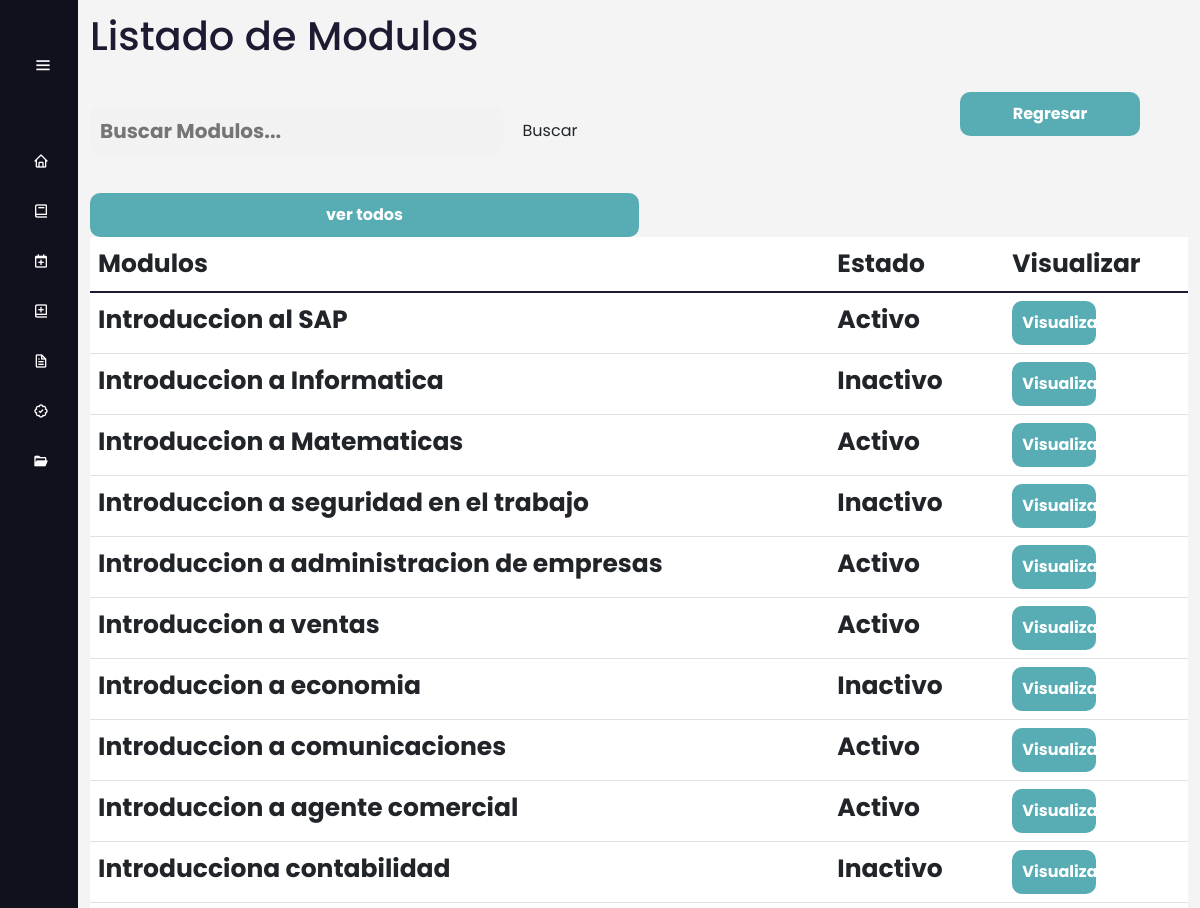
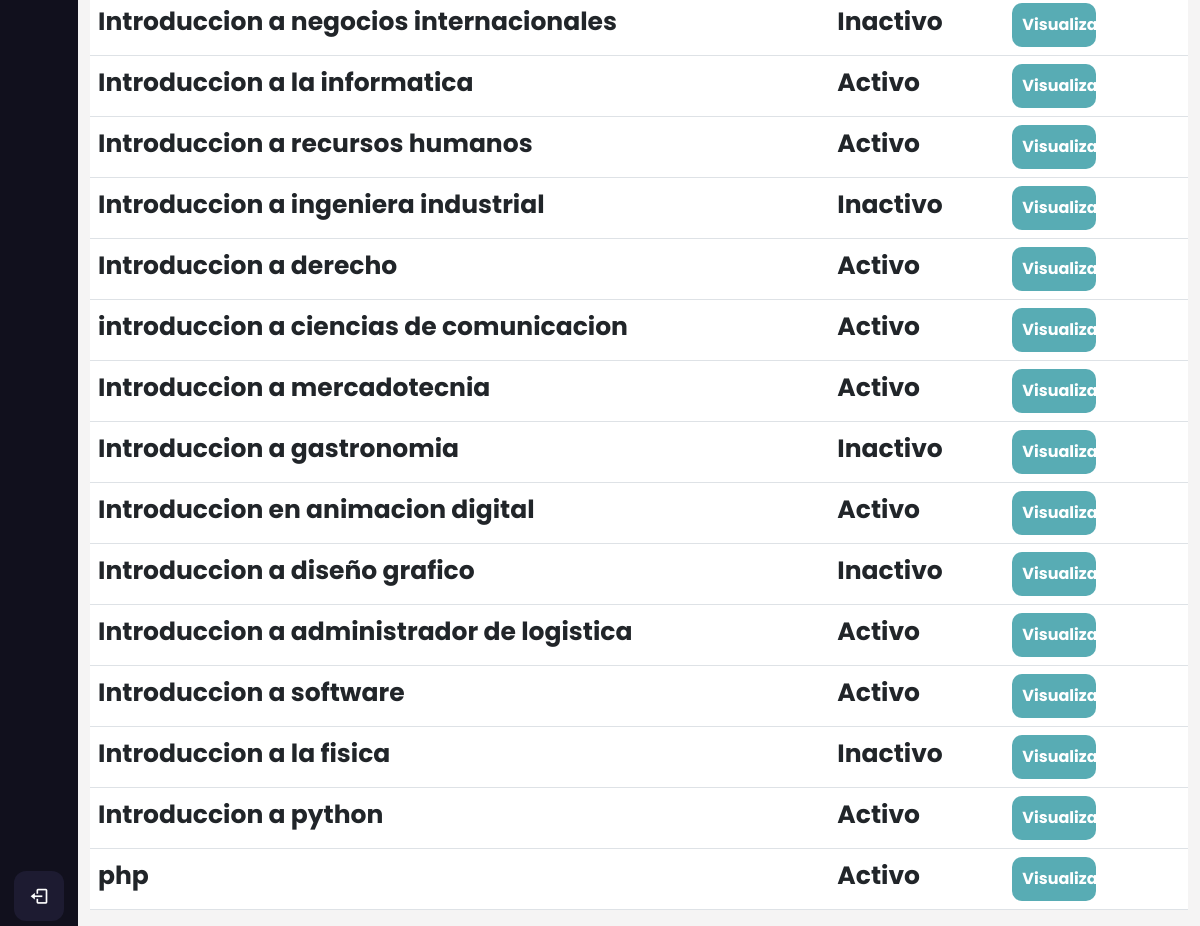
Page /cursos/filtrar_modulos/ on the committed database (2 pictures, top to bottom).
### AppCursos/models.py (models this page shows, shortened)
class Modulos(models.Model):
     nombre_modulo=models.CharField(max_length=100)
     estado_modulo= models.BooleanField(default=False)
     orden_modulo = models.IntegerField(blank=True, null=True)
     id_curso= models.ForeignKey(Cursos, on_delete=models.CASCADE,null=False)
     class Meta:
          verbose_name_plural = 'Modulos'

### AppCursos/views.py (the view)
# urls.py: path('filtrar_modulos/',views.filtrar_modulos,name="filtrar_modulos"),
def filtrar_modulos(request):
    filtro_m = Modulos.objects.filter(nombre_modulo__contains=request.GET.get('search',''))
    context = {'filtro_m':filtro_m}
    return render(request, 'Modulos/listar_modulos.html', {'listarm': filtro_m})

### Templates/Modulos/listar_modulos.html
{% extends 'Layout/Base.html' %}
{% load static %}
{% block content %}
<link rel="stylesheet" href="{% static 'Css/Curso.css' %}">
<div class="home_content">
    <div class="text">
        <h1> Listado de Modulos </h1>
        <br>
        <form class="search" action="{% url 'filtrar_modulos' %}" method="GET">
            <input type="text" class="search-bar" name="search" placeholder="Buscar Modulos...">
            <input type="submit" class="btn search-btn" value="Buscar">
        </form>
        <br>
        <a href="{% url 'listar_modulos' %}">
            <button>
            ver todos
            </button>
        </a>
        <div class="table-responsive">
            <table class="table table-hover " id="tablam">
                <thead>
                    <tr>
                        <th scope="col">Modulos</th>
                        <th scope="col">Estado</th>
                        <th scope="col"></th>
                        <th scope="col">Visualizar</th>
                    </tr>
                </thead>
                <tbody class="table-group-divider">
                    {% for modulos in listarm %}
                    <tr>
                        <th scope="row">{{modulos.nombre_modulo}}</th>
                        {% if modulos.estado_modulo %}
                        <th scope="row">Activo</th>
                        {% else %}
                        <th scope="row">Inactivo</th>
                        {% endif %}
                        <th scope="row">{{modulos.duracion_modulos_admin}}</th>
                        <td>
                            <a href="{% url 'ver_modulos' modulos.id %}">
                                <button class="back3">Visualizar</button>
                            </a>
                        </td>
                    </tr>
                </tbody>
                {% endfor %}
            </table>
        </div>
    </div>
</div>
<a href="{% url 'modulos' %}" id="back2">
    <div>
        <button class="back">Regresar</button>
    </div>
</a>
{% endblock %}

### static/Css/Estilo.css (style rules this page uses)
* { margin: 0; padding: 0; box-sizing: border-box; font-family: "Poppins", sans-serif; }
body { position: relative; min-height: 100vh; width: 100%; overflow: hidden; }

### static/Css/Curso.css (style rules this page uses)
body { margin: 0; padding: 0; box-sizing: border-box; background-color: #f2f0f0b4; overflow-y: scroll; }
.home_content { position: absolute; height: 100%; width: calc(100% - 78px); left: 78px; transition: all 0.5s ease; }
.home_content .text { font-size: 25px; font-weight: 500; color: #1d1b31; margin: 12px; }
button { width: 50%; padding: 10px; border: none; border-radius: 10px; background-color: #58acb4; color: #fff; font-size: 16px; font-weight: bold; cursor: pointer; }
input[type="text"], #id_duracion_curso, #id_iconoCurso, #id_numero_intentos, #id_instrucciones_evaluacion { background-color: #f2f2f2; border: none; border-radius: 10px; outline: none; padding: 10px; transition: all 0.3s ease; font-size: 20px; font-weight: bold; color: #333; }
.back { position: fixed; top: 5%; right: 5%; width: 15vw; font-size: 16px; font-weight: bold; cursor: pointer; transition: all 0.3s ease; }

### rows in the picture
Modulos: nombre_modulo "Introduccion al SAP", estado_modulo "Activo"
Modulos: nombre_modulo "Introduccion a Informatica", estado_modulo "Inactivo"
Modulos: nombre_modulo "Introduccion a Matematicas", estado_modulo "Activo"
Modulos: nombre_modulo "Introduccion a seguridad en el trabajo", estado_modulo "Inactivo"
Modulos: nombre_modulo "Introduccion a administracion de empresas", estado_modulo "Activo"
Modulos: nombre_modulo "Introduccion a ventas", estado_modulo "Activo"
Modulos: nombre_modulo "Introduccion a economia", estado_modulo "Inactivo"
Modulos: nombre_modulo "Introduccion a comunicaciones", estado_modulo "Activo"
Modulos: nombre_modulo "Introduccion a agente comercial", estado_modulo "Activo"
Modulos: nombre_modulo "Introducciona contabilidad", estado_modulo "Inactivo"
Modulos: nombre_modulo "Introduccion a negocios internacionales", estado_modulo "Inactivo"
Modulos: nombre_modulo "Introduccion a la informatica", estado_modulo "Activo"
Modulos: nombre_modulo "Introduccion a recursos humanos", estado_modulo "Activo"
Modulos: nombre_modulo "Introduccion a ingeniera industrial", estado_modulo "Inactivo"
Modulos: nombre_modulo "Introduccion a derecho", estado_modulo "Activo"
Modulos: nombre_modulo "introduccion a ciencias de comunicacion", estado_modulo "Activo"
Modulos: nombre_modulo "Introduccion a mercadotecnia", estado_modulo "Activo"
Modulos: nombre_modulo "Introduccion a gastronomia", estado_modulo "Inactivo"
Modulos: nombre_modulo "Introduccion en animacion digital", estado_modulo "Activo"
Modulos: nombre_modulo "Introduccion a diseño grafico", estado_modulo "Inactivo"
Modulos: nombre_modulo "Introduccion a administrador de logistica", estado_modulo "Activo"
Modulos: nombre_modulo "Introduccion a software", estado_modulo "Activo"
Modulos: nombre_modulo "Introduccion a la fisica", estado_modulo "Inactivo"
Modulos: nombre_modulo "Introduccion a python", estado_modulo "Activo"
Modulos: nombre_modulo "php", estado_modulo "Activo"
